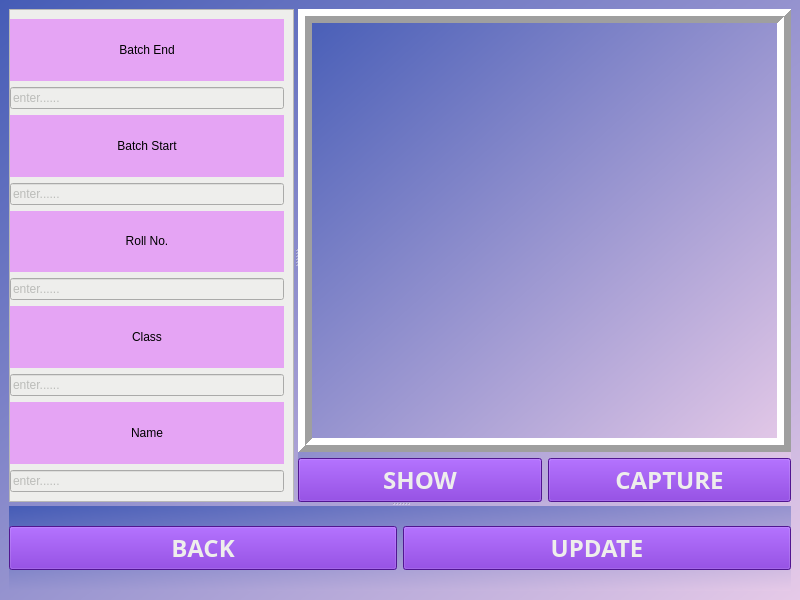
<?xml version="1.0" encoding="UTF-8"?>
<ui version="4.0">
 <class>update</class>
 <widget class="QMainWindow" name="update">
  <property name="geometry">
   <rect>
    <x>0</x>
    <y>0</y>
    <width>800</width>
    <height>600</height>
   </rect>
  </property>
  <property name="font">
   <font>
    <family>Ubuntu Mono</family>
    <pointsize>14</pointsize>
    <weight>75</weight>
    <italic>false</italic>
    <bold>true</bold>
   </font>
  </property>
  <property name="windowTitle">
   <string>MainWindow</string>
  </property>
  <property name="styleSheet">
   <string notr="true">background-color: qlineargradient(spread:pad, x1:0, y1:0, x2:1, y2:1, stop:0 rgba(69, 92, 182, 255), stop:1 rgba(230, 202, 232, 255));</string>
  </property>
  <widget class="QWidget" name="centralwidget">
   <layout class="QGridLayout" name="gridLayout_2">
    <item row="0" column="0">
     <widget class="QSplitter" name="splitter_2">
      <property name="orientation">
       <enum>Qt::Vertical</enum>
      </property>
      <widget class="QSplitter" name="splitter">
       <property name="orientation">
        <enum>Qt::Horizontal</enum>
       </property>
       <widget class="QFrame" name="frame">
        <property name="styleSheet">
         <string notr="true">background-color: rgb(238, 238, 236);</string>
        </property>
        <property name="frameShape">
         <enum>QFrame::StyledPanel</enum>
        </property>
        <property name="frameShadow">
         <enum>QFrame::Raised</enum>
        </property>
        <layout class="QVBoxLayout" name="verticalLayout_3">
         <property name="sizeConstraint">
          <enum>QLayout::SetMinimumSize</enum>
         </property>
         <property name="leftMargin">
          <number>0</number>
         </property>
         <item>
          <layout class="QVBoxLayout" name="verticalLayout_12">
           <item>
            <widget class="QLabel" name="batchend">
             <property name="styleSheet">
              <string notr="true">background-color: rgb(185, 22, 226);
background-color: rgb(229, 164, 244);</string>
             </property>
             <property name="inputMethodHints">
              <set>Qt::ImhNone</set>
             </property>
             <property name="text">
              <string>Batch End</string>
             </property>
             <property name="textFormat">
              <enum>Qt::RichText</enum>
             </property>
             <property name="alignment">
              <set>Qt::AlignCenter</set>
             </property>
             <property name="wordWrap">
              <bool>false</bool>
             </property>
            </widget>
           </item>
           <item>
            <widget class="QLineEdit" name="inp_batend">
             <property name="styleSheet">
              <string notr="true">color: rgb(136, 138, 133);
</string>
             </property>
             <property name="text">
              <string/>
             </property>
             <property name="placeholderText">
              <string>enter......</string>
             </property>
            </widget>
           </item>
          </layout>
         </item>
         <item>
          <layout class="QVBoxLayout" name="verticalLayout_11">
           <item>
            <widget class="QLabel" name="batchstart">
             <property name="styleSheet">
              <string notr="true">background-color: rgb(229, 164, 244);</string>
             </property>
             <property name="inputMethodHints">
              <set>Qt::ImhNone</set>
             </property>
             <property name="text">
              <string>Batch Start</string>
             </property>
             <property name="textFormat">
              <enum>Qt::RichText</enum>
             </property>
             <property name="alignment">
              <set>Qt::AlignCenter</set>
             </property>
             <property name="wordWrap">
              <bool>false</bool>
             </property>
            </widget>
           </item>
           <item>
            <widget class="QLineEdit" name="inp_batstart">
             <property name="styleSheet">
              <string notr="true">color: rgb(136, 138, 133);</string>
             </property>
             <property name="text">
              <string/>
             </property>
             <property name="placeholderText">
              <string>enter......</string>
             </property>
            </widget>
           </item>
          </layout>
         </item>
         <item>
          <layout class="QVBoxLayout" name="verticalLayout_10">
           <item>
            <widget class="QLabel" name="Rollno">
             <property name="styleSheet">
              <string notr="true">background-color: rgb(229, 164, 244);</string>
             </property>
             <property name="inputMethodHints">
              <set>Qt::ImhNone</set>
             </property>
             <property name="text">
              <string>Roll No.</string>
             </property>
             <property name="textFormat">
              <enum>Qt::RichText</enum>
             </property>
             <property name="alignment">
              <set>Qt::AlignCenter</set>
             </property>
             <property name="wordWrap">
              <bool>false</bool>
             </property>
            </widget>
           </item>
           <item>
            <widget class="QLineEdit" name="inp_rollno">
             <property name="styleSheet">
              <string notr="true">color: rgb(136, 138, 133);</string>
             </property>
             <property name="text">
              <string/>
             </property>
             <property name="placeholderText">
              <string>enter......</string>
             </property>
            </widget>
           </item>
          </layout>
         </item>
         <item>
          <layout class="QVBoxLayout" name="verticalLayout_9">
           <item>
            <widget class="QLabel" name="class_2">
             <property name="styleSheet">
              <string notr="true">background-color: rgb(229, 164, 244);</string>
             </property>
             <property name="inputMethodHints">
              <set>Qt::ImhNone</set>
             </property>
             <property name="text">
              <string>Class</string>
             </property>
             <property name="textFormat">
              <enum>Qt::RichText</enum>
             </property>
             <property name="alignment">
              <set>Qt::AlignCenter</set>
             </property>
             <property name="wordWrap">
              <bool>false</bool>
             </property>
            </widget>
           </item>
           <item>
            <widget class="QLineEdit" name="inp_class">
             <property name="styleSheet">
              <string notr="true">color: rgb(136, 138, 133);</string>
             </property>
             <property name="text">
              <string/>
             </property>
             <property name="placeholderText">
              <string>enter......</string>
             </property>
            </widget>
           </item>
          </layout>
         </item>
         <item>
          <layout class="QVBoxLayout" name="verticalLayout_8">
           <item>
            <widget class="QLabel" name="name">
             <property name="styleSheet">
              <string notr="true">background-color: rgb(229, 164, 244);</string>
             </property>
             <property name="inputMethodHints">
              <set>Qt::ImhNone</set>
             </property>
             <property name="text">
              <string>Name</string>
             </property>
             <property name="textFormat">
              <enum>Qt::RichText</enum>
             </property>
             <property name="alignment">
              <set>Qt::AlignCenter</set>
             </property>
             <property name="wordWrap">
              <bool>false</bool>
             </property>
            </widget>
           </item>
           <item>
            <widget class="QLineEdit" name="inp_name">
             <property name="styleSheet">
              <string notr="true">color: rgb(136, 138, 133);</string>
             </property>
             <property name="inputMask">
              <string/>
             </property>
             <property name="text">
              <string/>
             </property>
             <property name="placeholderText">
              <string>enter......</string>
             </property>
            </widget>
           </item>
          </layout>
         </item>
        </layout>
       </widget>
       <widget class="QWidget" name="layoutWidget">
        <layout class="QGridLayout" name="gridLayout">
         <item row="1" column="0">
          <widget class="QPushButton" name="SHOW">
           <property name="minimumSize">
            <size>
             <width>0</width>
             <height>44</height>
            </size>
           </property>
           <property name="font">
            <font>
             <family>Umpush</family>
             <pointsize>18</pointsize>
             <weight>75</weight>
             <bold>true</bold>
            </font>
           </property>
           <property name="styleSheet">
            <string notr="true">background-color: rgb(114, 31, 203);
color: rgb(238, 238, 236);</string>
           </property>
           <property name="text">
            <string>SHOW</string>
           </property>
          </widget>
         </item>
         <item row="1" column="1">
          <widget class="QPushButton" name="CAPTURE">
           <property name="minimumSize">
            <size>
             <width>0</width>
             <height>44</height>
            </size>
           </property>
           <property name="font">
            <font>
             <family>Umpush</family>
             <pointsize>18</pointsize>
             <weight>75</weight>
             <bold>true</bold>
            </font>
           </property>
           <property name="styleSheet">
            <string notr="true">background-color: rgb(114, 31, 203);
color: rgb(238, 238, 236);</string>
           </property>
           <property name="text">
            <string>CAPTURE</string>
           </property>
          </widget>
         </item>
         <item row="0" column="0" colspan="2">
          <widget class="QLabel" name="imgLabel">
           <property name="autoFillBackground">
            <bool>false</bool>
           </property>
           <property name="frameShape">
            <enum>QFrame::Box</enum>
           </property>
           <property name="frameShadow">
            <enum>QFrame::Raised</enum>
           </property>
           <property name="lineWidth">
            <number>7</number>
           </property>
           <property name="text">
            <string/>
           </property>
           <property name="alignment">
            <set>Qt::AlignCenter</set>
           </property>
          </widget>
         </item>
        </layout>
       </widget>
      </widget>
      <widget class="QWidget" name="layoutWidget">
       <layout class="QHBoxLayout" name="horizontalLayout">
        <item>
         <widget class="QPushButton" name="BACK">
          <property name="minimumSize">
           <size>
            <width>0</width>
            <height>44</height>
           </size>
          </property>
          <property name="font">
           <font>
            <family>Umpush</family>
            <pointsize>18</pointsize>
            <weight>75</weight>
            <bold>true</bold>
           </font>
          </property>
          <property name="styleSheet">
           <string notr="true">background-color: rgb(114, 31, 203);
color: rgb(238, 238, 236);</string>
          </property>
          <property name="text">
           <string>BACK</string>
          </property>
         </widget>
        </item>
        <item>
         <widget class="QPushButton" name="UPDATE_IT">
          <property name="minimumSize">
           <size>
            <width>0</width>
            <height>44</height>
           </size>
          </property>
          <property name="font">
           <font>
            <family>Umpush</family>
            <pointsize>18</pointsize>
            <weight>75</weight>
            <bold>true</bold>
           </font>
          </property>
          <property name="styleSheet">
           <string notr="true">background-color: rgb(114, 31, 203);
color: rgb(238, 238, 236);</string>
          </property>
          <property name="text">
           <string>UPDATE</string>
          </property>
         </widget>
        </item>
       </layout>
      </widget>
     </widget>
    </item>
   </layout>
  </widget>
 </widget>
 <resources/>
 <connections/>
</ui>
